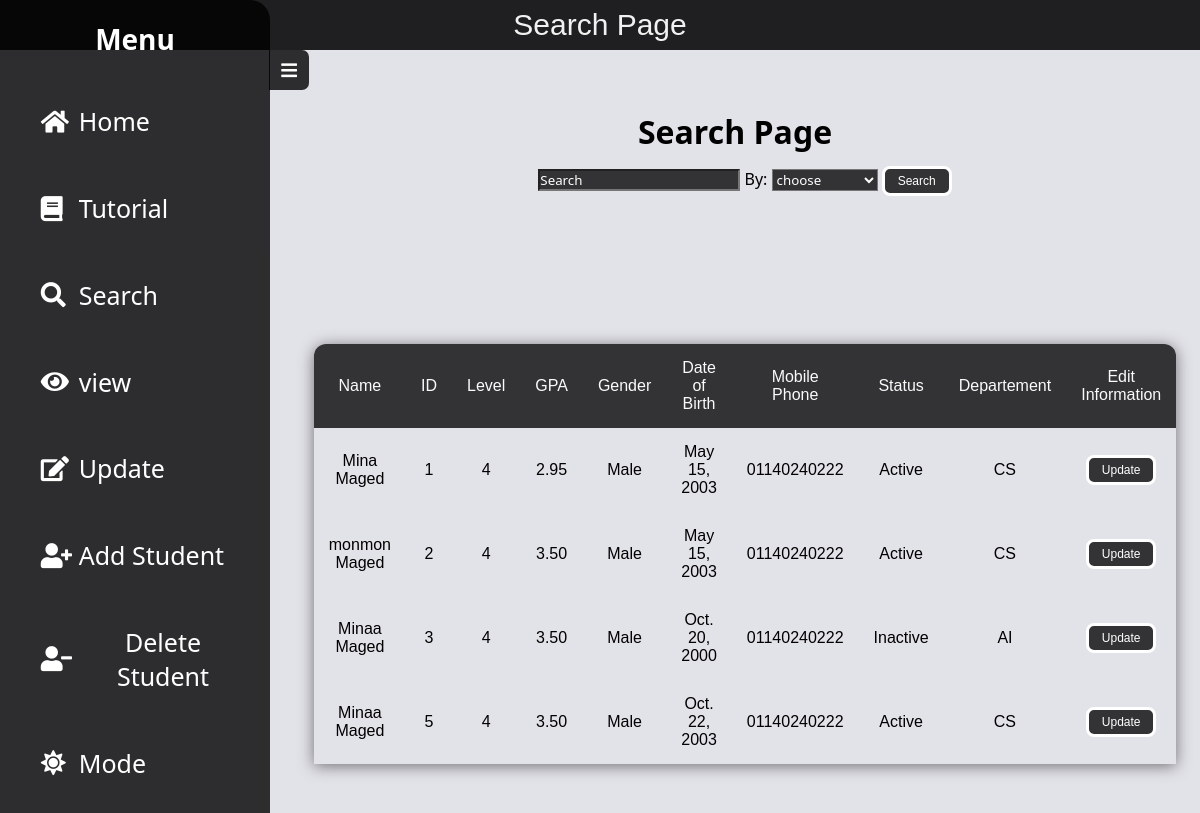
/students/search (signed in), run on the app's committed database.
### students/models.py (models this page shows)
class Student(models.Model):
    student_id = models.CharField(max_length=10, primary_key=True)
    first_name = models.CharField(max_length=50)
    last_name = models.CharField(max_length=50)
    phone_number = models.CharField(max_length=14)
    email =  models.EmailField(max_length=254)
    level = models.CharField(max_length=10, choices=LEVEL_CHOICES)
    department = models.CharField(max_length=10, choices=DEPARTMENT_CHOICES, null=True, blank=True)
    gpa = models.DecimalField(max_digits=3, decimal_places=2)
    date_of_birth = models.DateField()
    gender = models.CharField(max_length=10, choices=GENDER_CHOICES)
    status = models.CharField(max_length=10, choices=ACTIVE_CHOICES)

### authenticationapp/views.py (the view)
    def wrapper(request, *args, **kwargs):
        print(f"User authenticated: {request.user.is_authenticated}")
        if not request.user.is_authenticated:
            messages.warning(request, "You need to sign in first.")
            return redirect('user_login')  # Redirect to login page
        return view_func(request, *args, **kwargs)

### authenticationapp/views.py (called while the page is built)
def custom_login_required(view_func):
    def wrapper(request, *args, **kwargs):
        print(f"User authenticated: {request.user.is_authenticated}")
        if not request.user.is_authenticated:
            messages.warning(request, "You need to sign in first.")
            return redirect('user_login')  # Redirect to login page
        return view_func(request, *args, **kwargs)
    return wrapper

### students/views.py (called while the page is built)
@custom_login_required
def search(request):
    orderd_data = Student.objects.all().order_by('student_id').values()
    return render(request, 'students/Search.html', {'students':orderd_data})

### templates/students/Search.html (shortened to what this page needs)
{% extends 'headbase.html' %}
{% block extra_head %}
{% load static %}
  <link rel="stylesheet" href="{% static 'css/mainPageStyle.css' %} "/>
  <link rel="stylesheet" href="{% static 'js/search.js' %}">
{% endblock extra_head %}
{% block content %}
        <div class="head">Search Page</div>
        <div class="content">
            <br>
            <div>
                <h1>
                    <span> Search Page</span>
                </h1>
            </div>
            <br> <br>
            <div class="smallTap">
                <form method="get" action="{% url 'search_page' %}">
                    <div id="special_div">
                        <input type="search" name="q" placeholder="Search">
                        <label>By:</label>
                        <select id="select" name="search_by">
                            <option value="choose">choose</option>
                        </select>
                        <button class="slBtn" type="submit" id="submit">Search</button>
                    </div>
                </form>
            </div>
            <div class="part">
                <table class="centertable">
                    <thead>
                        <th>Name</th>
                        <th>ID</th>
                        <th>Level</th>
                        <th>GPA</th>
                        <th>Gender</th>
                        <th>Date of Birth</th>
                        <th>Mobile Phone</th>
                        <th>Status</th>
                        <th>Departement</th>
                        <th>Edit Information</th>
                    </thead>
                    <tbody id="TBody">
                        {% for student in students %}
                            <tr>
                                <td>{{student.first_name}} {{student.last_name}}</td>
                                <td>{{student.student_id}}</td>
                                <td>{{student.level}}</td>
                                <td>{{student.gpa}}</td>
                                <td>{{student.gender}}</td>
                                <td>{{student.date_of_birth}}</td>
                                <td>{{student.phone_number}}</td>
                                <td>{{student.status}}</td>
                                <td>{{student.department}}</td>
                                <td><a href="{% url 'edit_all_student_information' student.student_id %}"><button class="slBtn" id="Update" >Update</button></a></td>
                            </tr>
                        {% endfor %}
                    </tbody>
                </table>
            </div>
        </div>
</body>
{% endblock content %}

### static/css/nav.css (style rules this page uses)
.content { display: flex; justify-content: center; align-items: flex-start; position: absolute; top: 10%; left: 270px; height: 100vh; width: calc(100% - 270px); padding: 30px; transition: ease-in 0.3s; }

### static/css/table.css (style rules this page uses)
table { position: relative; top: 10%; width: 60%; margin: 0 auto; border-collapse: collapse; border-spacing: 0; box-shadow: 0 2px 15px rgba(64, 64, 64, 0.7); border-radius: 12px 12px 0 0; overflow: hidden; }
th { background-color: rgb(51, 51, 53); color: #fafafa; font-weight: 200; }
td, th { padding: 15px 15px; text-align: center; }
table, th, td { border-collapse: collapse; justify-items: center; align-items: center; font-family: "Raleway", sans-serif; }

### static/css/HeadPageStyle.css (style rules this page uses)
.head { display: flex; background-color: rgb(31 31 33); color: #f1f1f1; align-items: center; justify-content: center; font-family: "Poppins", sans-serif; position: sticky; left: 0; top: 0; width: 100%; height: 50px; font-size: 30px; }

### static/css/ButtonStyle.css (style rules this page uses)
select { background-color: rgb(51, 51, 53); color: white; }
input { background-color: rgb(51, 51, 53); color: white; }
input::placeholder { color: white; }
.slBtn { min-width: 70px; max-width: 120px; height: 30px; color: rgb(255, 255, 255); background-color: rgb(51, 51, 53); border-radius: 8px; box-shadow: inset 0 0 0 0 rgb(0, 95, 87); transition: ease-out 0.4s; font-size: 12px; font-family: 'Lucida Sans', 'Lucida Sans Regular', 'Lucida Grande', 'Lucida Sans Unicode', Geneva, Verdana, sans-serif; border: 3px solid; display: inline-flex; align-items: center; justify-content: center; padding: 0 10px; white-space: nowrap; overflow: hidden; text-overflow: ellipsis; }

### static/css/mainPageStyle.css (style rules this page uses)
.part { display: flex; justify-content: center; align-items: flex-start; position: absolute; top: 20%; left: 145px; height: 100vh; width: calc(100% - 270px); padding: 30px; transition: ease-in 0.3s; }
.smallTap { display: flex; justify-content: center; align-items: flex-start; position: absolute; top: 7%; left: 145px; height: 100vh; width: calc(100% - 270px); padding: 30px; transition: ease-in 0.3s; }

### data on the page
Student: first_name "Mina", last_name "Maged", student_id "1", level "4", gpa "2.95", gender "Male", date_of_birth "May 15, 2003", phone_number "01140240222", status "Active", department "CS"
Student: first_name "monmon", last_name "Maged", student_id "2", level "4", gpa "3.50", gender "Male", date_of_birth "May 15, 2003", phone_number "01140240222", status "Active", department "CS"
Student: first_name "Minaa", last_name "Maged", student_id "3", level "4", gpa "3.50", gender "Male", date_of_birth "Oct. 20, 2000", phone_number "01140240222", status "Inactive", department "AI"
Student: first_name "Minaa", last_name "Maged", student_id "5", level "4", gpa "3.50", gender "Male", date_of_birth "Oct. 22, 2003", phone_number "01140240222", status "Active", department "CS"
